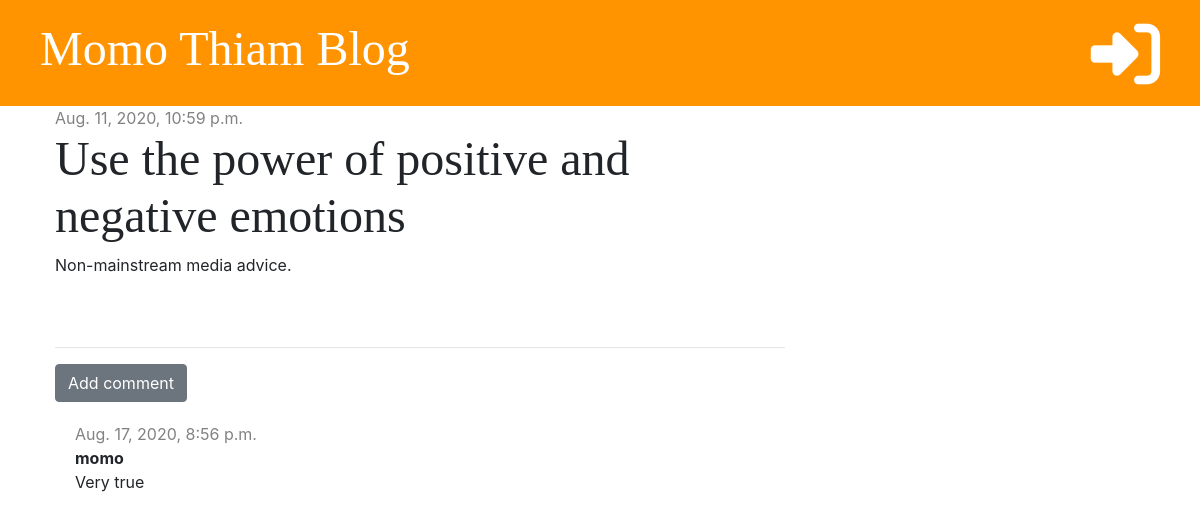
Screenshot of /post/3/ with the database file from the repository.
### blog/models.py (models this page shows, shortened)
class Post(models.Model):
    author = models.ForeignKey('auth.User', on_delete=models.CASCADE)
    title = models.CharField(max_length=200)
    text = models.TextField()
    created_date = models.DateTimeField(default=timezone.now)
    published_date = models.DateTimeField(blank=True, null=True)

class Comment(models.Model):
    post = models.ForeignKey('blog.Post', on_delete=models.CASCADE, related_name='comments')
    author = models.CharField(max_length=200)
    text = models.TextField()
    created_date = models.DateTimeField(default=timezone.now)
    approved = models.BooleanField(default=False)

### blog/views.py (the view)
# urls.py: path('post/<int:pk>/', views.post_detail, name='post_detail'),
def post_detail(request, pk):
    post = get_object_or_404(Post, pk=pk)
    stuff_for_frontend = {'post': post}
    return render(request, 'blog/post_detail.html', stuff_for_frontend)

### blog/templates/blog/post_detail.html (shortened to what this page needs)
{% extends 'blog/base.html' %}
{% block content %}
    <div class="post">
        {% if post.published_date %}
            <div class="date">
                {{ post.published_date }}
            </div>
        {% else %}
            <a href="{% url 'post_publish' pk=post.pk %}" class="btn btn-primary">Publish</a>
        {% endif %}
        <h1>{{ post.title }}</h1>
        <p>{{ post.text|linebreaksbr }}</p>
    </div>
    <hr>
    <a href="{% url 'add_comment_to_post' pk=post.pk %}" class="btn btn-secondary">Add comment</a>
    {% for comment in post.comments.all %}
        {% if user.is_authenticated or comment.approved %}
            <div class="comment">
                <div class="date">
                    {{ comment.created_date }}
                </div>
                <strong>{{ comment.author }}</strong>
                <p>{{ comment.text }}</p>
            </div>
        {% endif %}
    {% empty %}
        <p>No comments yet...</p>
    {% endfor %}
{% endblock %}

### blog/static/css/blog.css (style rules this page uses)
h1, h2, h3, h4 { font-family: 'Tangerine', 'Inconsalata', 'Droid Sans', serif; font-size: 48px; }
.date { color: #828282 }
.post { margin-bottom: 70px; }
.comment { margin: 20px 0px 20px 20px; }

### rows the page displays
Post: published_date "Aug. 11, 2020, 10:59 p.m.", title "Use the power of positive and negative emotions", text "Non-mainstream media advice."
Comment: created_date "Aug. 17, 2020, 8:56 p.m.", author "momo", text "Very true"
